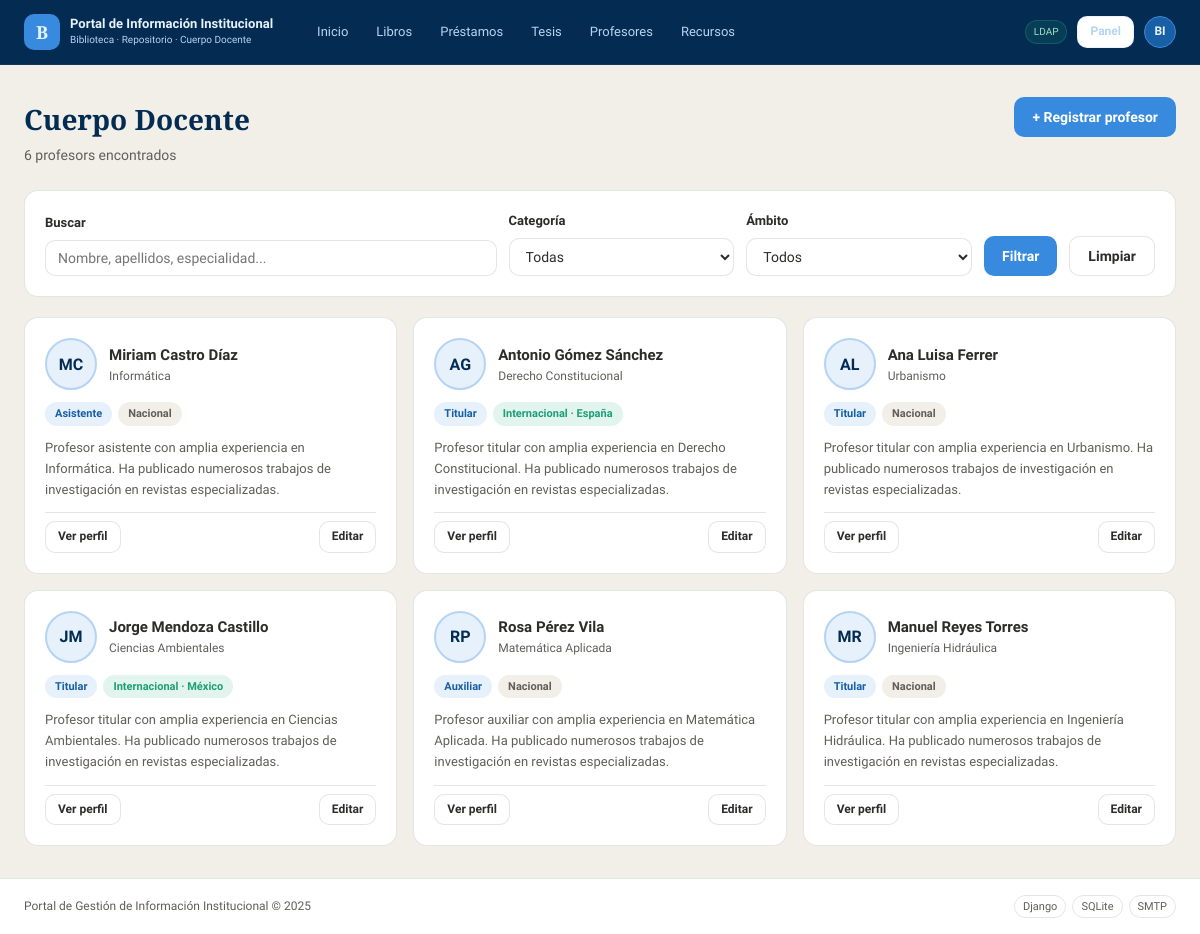
/biblioteca/profesores/ (signed in), run on the app's committed database.
### biblioteca/models.py (models this page shows, shortened)
class Profesor(models.Model):
    CATEGORIA_CHOICES = [
        ('titular',    'Titular'),
        ('auxiliar',   'Auxiliar'),
        ('asistente',  'Asistente'),
        ('instructor', 'Instructor'),
    ]
    AMBITO_CHOICES = [
        ('nacional',       'Nacional'),
        ('internacional',  'Internacional'),
    ]
    nombre        = models.CharField(max_length=200)
    apellidos     = models.CharField(max_length=200)
    categoria     = models.CharField(max_length=20, choices=CATEGORIA_CHOICES,
                                      default='titular')
    ambito        = models.CharField(max_length=20, choices=AMBITO_CHOICES,
                                      default='nacional')
    pais          = models.CharField(max_length=100, blank=True,
                                      verbose_name='País (si es internacional)')
    especialidad  = models.CharField(max_length=200)
    biografia     = models.TextField(blank=True, verbose_name='Biografía')
    email         = models.EmailField(blank=True)
    foto          = models.ImageField(upload_to='profesores/', null=True, blank=True)
    activo        = models.BooleanField(default=True)
    fecha_registro = models.DateTimeField(auto_now_add=True)
    class Meta:
        verbose_name        = 'Profesor'
        verbose_name_plural = 'Profesores'
        ordering            = ['apellidos', 'nombre']
    def nombre_completo(self):
        return f'{self.nombre} {self.apellidos}'
    def iniciales(self):
        partes = self.nombre.split() + self.apellidos.split()
        return ''.join(p[0] for p in partes[:2]).upper()

### biblioteca/views.py (the view)
# urls.py: path('profesores/',                       views.profesor_list,      name='profesor_list'),
@login_required
def profesor_list(request):
    profesores = Profesor.objects.filter(activo=True)
    q         = request.GET.get('q', '')
    categoria = request.GET.get('categoria', '')
    ambito    = request.GET.get('ambito', '')
    if q:
        profesores = profesores.filter(
            Q(nombre__icontains=q)       |
            Q(apellidos__icontains=q)    |
            Q(especialidad__icontains=q)
        )
    if categoria:
        profesores = profesores.filter(categoria=categoria)
    if ambito:
        profesores = profesores.filter(ambito=ambito)
    return render(request, 'biblioteca/profesor_list.html', {
        'profesores':        profesores,
        'total':             profesores.count(),
        'q':                 q,
        'categoria':         categoria,
        'ambito':            ambito,
        'categoria_choices': Profesor.CATEGORIA_CHOICES,
        'ambito_choices':    Profesor.AMBITO_CHOICES,
    })

### biblioteca/context_processors.py (called while the page is built, shortened)
def rol_usuario(request):
    if request.user.is_authenticated:
        rol = get_rol(request.user)
        return {
            'rol_usuario':        rol,
            'es_bibliotecario':   rol == 'bibliotecario' or request.user.is_staff,
            'es_estudiante':      rol == 'estudiante',
            'es_profesor':        rol == 'profesor',
            'es_visitante':       rol == 'visitante',
        }

### biblioteca/decoradores.py (called while the page is built)
def get_rol(user):
    try:
        return user.perfil.rol
    except PerfilUsuario.DoesNotExist:
        return 'visitante'

### templates/biblioteca/profesor_list.html (shortened to what this page needs)
{% extends 'base.html' %}
{% block content %}
<div class="page-header">
  <div>
    <h1 class="page-header__title">Cuerpo Docente</h1>
    <p class="page-header__sub">{{ total }} profesor{{ total|pluralize }} encontrado{{ total|pluralize }}</p>
  </div>
  {% if es_bibliotecario %}
    <a href="{% url 'biblioteca:profesor_crear' %}" class="btn btn--primary">+ Registrar profesor</a>
  {% endif %}
</div>
<div class="card" style="margin-bottom:1.25rem;">
  <form method="get" style="display:flex; gap:12px; flex-wrap:wrap; align-items:flex-end;">
    <div class="form-group" style="flex:2; margin:0;">
      <label>Buscar</label>
      <input type="text" name="q" value="{{ q }}"
             placeholder="Nombre, apellidos, especialidad..." class="form-control" />
    </div>
    <div class="form-group" style="flex:1; margin:0;">
      <label>Categoría</label>
      <select name="categoria" class="form-control">
        <option value="">Todas</option>
      </select>
    </div>
    <div class="form-group" style="flex:1; margin:0;">
      <label>Ámbito</label>
      <select name="ambito" class="form-control">
        <option value="">Todos</option>
      </select>
    </div>
    <button type="submit" class="btn btn--primary" style="height:40px;">Filtrar</button>
    <a href="{% url 'biblioteca:profesor_list' %}" class="btn btn--secondary" style="height:40px;">Limpiar</a>
  </form>
</div>
<div style="display:grid; grid-template-columns:repeat(auto-fill, minmax(280px,1fr)); gap:1rem;">
  {% for p in profesores %}
  <div class="card" style="display:flex; flex-direction:column; gap:12px;">
    <div style="display:flex; align-items:center; gap:12px;">
      {% if p.foto %}
        <img src="{{ p.foto.url }}" alt="{{ p.nombre_completo }}"
             style="width:52px; height:52px; border-radius:50%;
                    object-fit:cover; border:2px solid var(--borde); flex-shrink:0;">
      {% else %}
        <div style="width:52px; height:52px; border-radius:50%; flex-shrink:0;
                    background:var(--azul-fondo); border:2px solid var(--azul-palido);
                    display:flex; align-items:center; justify-content:center;
                    font-size:16px; font-weight:600; color:var(--azul-oscuro);">
          {{ p.iniciales }}
        </div>
      {% endif %}
      <div style="min-width:0;">
        <div style="font-weight:600; font-size:15px; color:var(--gris-texto);">
          {{ p.nombre_completo }}
        </div>
        <div style="font-size:12px; color:var(--gris-medio);">{{ p.especialidad }}</div>
      </div>
    </div>
    <div style="display:flex; gap:6px; flex-wrap:wrap;">
      <span class="badge badge--info">{{ p.get_categoria_display }}</span>
      {% if p.ambito == 'internacional' %}
        <span class="badge" style="background:var(--verde-fondo); color:var(--verde);">
          Internacional · {{ p.pais }}
        </span>
      {% else %}
        <span class="badge" style="background:var(--gris-fondo); color:var(--gris-medio);">
          Nacional
        </span>
      {% endif %}
    </div>
    {% if p.biografia %}
      <p style="font-size:13px; color:var(--gris-medio); line-height:1.6;
                display:-webkit-box; -webkit-line-clamp:3; line-clamp:3;
                -webkit-box-orient:vertical; overflow:hidden;">
        {{ p.biografia }}
      </p>
    {% endif %}
    <div style="display:flex; gap:8px; margin-top:auto; padding-top:8px;
                border-top:1px solid var(--borde);">
      <a href="{% url 'biblioteca:profesor_detail' p.pk %}"
         class="btn btn--secondary btn--sm">Ver perfil</a>
      {% if user.is_staff %}
        <a href="{% url 'biblioteca:profesor_editar' p.pk %}"
           class="btn btn--secondary btn--sm" style="margin-left:auto;">Editar</a>
      {% endif %}
    </div>
  </div>
  {% empty %}
  <div style="grid-column:1/-1; text-align:center; padding:3rem; color:var(--gris-medio);">
    No se encontraron profesores con esos criterios.
  </div>
  {% endfor %}
</div>
{% endblock %}

### templates/includes/navbar.html (shortened to what this page needs)
{% load static %}
<header class="navbar">
  <div class="navbar__inner">
    <a href="{% url 'home' %}" class="navbar__brand">
      <div class="navbar__logo">B</div>
      <div>
        <div class="navbar__title">Portal de Información Institucional</div>
        <div class="navbar__sub">Biblioteca · Repositorio · Cuerpo Docente</div>
      </div>
    </a>
    <nav class="navbar__nav">
      <a href="{% url 'home' %}" class="nav-link {% if request.resolver_match.url_name == 'home' %}nav-link--active{% endif %}">Inicio</a>
      <a href="{% url 'biblioteca:libro_list' %}" class="nav-link">Libros</a>
      <a href="{% url 'biblioteca:prestamo_list' %}" class="nav-link">Préstamos</a>
      <a href="{% url 'biblioteca:tesis_list' %}" class="nav-link">Tesis</a>
      <a href="{% url 'biblioteca:profesor_list' %}" class="nav-link">Profesores</a>
      <a href="{% url 'biblioteca:recurso_list' %}" class="nav-link">Recursos</a>
    </nav>
    <div class="navbar__auth">
      {% if user.is_authenticated %}
        <span class="ldap-badge">LDAP</span>
        {% if es_bibliotecario %}
          <a href="{% url 'biblioteca:panel' %}"
            class="btn btn--secondary btn--sm"
            style="color:var(--azul-palido); border-color:rgba(181,212,244,0.3);">
            Panel
          </a>
        {% endif %}
        <div class="user-menu">
          <div class="user-avatar">{{ user.username|slice:":2"|upper }}</div>
        </div>
      {% else %}
        <a href="{% url 'login' %}" class="btn btn--primary btn--sm">Iniciar sesión</a>
      {% endif %}
    </div>
  </div>
</header>

### static/css/main.css (style rules this page uses)
:root { --azul-oscuro: #042C53; --azul-medio: #0C447C; --azul: #185FA5; --azul-claro: #378ADD; --azul-palido: #B5D4F4; --azul-fondo: #E6F1FB; --verde: #1D9E75; --verde-fondo: #E1F5EE; --rojo: #E24B4A; --rojo-fondo: #FCEBEB; --ambar: #EF9F27; --ambar-fondo: #FAEEDA; --gris-texto: #2C2C2A; --gris-medio: #5F5E5A; --gris-suave: #B4B2A9; --gris-fondo: #F1EFE8; --blanco: #ffffff; --borde: rgba(44,44,42,0.12); --sombra: 0 1px 4px rgba(0,0,0,0.08); --radio-sm: 6px; --radio-md: 10px; --radio-lg: 14px; --radio-pill: 999px; --fuente-titulo: 'Playfair Display', Georgia, serif; --fuente-cuerpo: 'Source Sans 3', system-ui, sans-serif; }
*, *::before, *::after { box-sizing: border-box; margin: 0; padding: 0; }
html { font-size: 16px; }
body { font-family: var(--fuente-cuerpo); background: var(--gris-fondo); color: var(--gris-texto); line-height: 1.6; min-height: 100vh; display: flex; flex-direction: column; }
a { color: var(--azul-claro); text-decoration: none; }
.navbar { background: var(--azul-oscuro); position: sticky; top: 0; z-index: 100; border-bottom: 1px solid rgba(255,255,255,0.06); }
.navbar__inner { max-width: 1280px; margin: 0 auto; padding: 0 1.5rem; height: 64px; display: flex; align-items: center; gap: 2rem; }
.navbar__brand { display: flex; align-items: center; gap: 10px; text-decoration: none; flex-shrink: 0; }
.navbar__logo { width: 36px; height: 36px; border-radius: var(--radio-md); background: var(--azul-claro); display: flex; align-items: center; justify-content: center; font-family: var(--fuente-titulo); font-size: 18px; font-weight: 700; color: var(--azul-fondo); }
.navbar__title { font-size: 13px; font-weight: 600; color: var(--azul-fondo); line-height: 1.2; }
.navbar__sub { font-size: 10px; color: var(--azul-palido); font-weight: 300; }
.navbar__nav { display: flex; align-items: center; gap: 4px; flex: 1; }
.nav-link { font-size: 13px; color: var(--azul-palido); font-weight: 400; padding: 6px 12px; border-radius: var(--radio-pill); transition: background 0.15s, color 0.15s; }
.navbar__auth { display: flex; align-items: center; gap: 10px; margin-left: auto; }
.ldap-badge { font-size: 10px; color: #9FE1CB; background: rgba(29,158,117,0.15); border: 1px solid rgba(29,158,117,0.35); padding: 3px 8px; border-radius: var(--radio-pill); }
.user-menu { position: relative; }
.user-avatar { width: 32px; height: 32px; border-radius: 50%; background: var(--azul); border: 1px solid var(--azul-claro); display: flex; align-items: center; justify-content: center; font-size: 12px; font-weight: 600; color: var(--azul-fondo); cursor: pointer; user-select: none; }
.btn { display: inline-flex; align-items: center; gap: 6px; padding: 9px 18px; border-radius: var(--radio-md); font-size: 14px; font-weight: 600; font-family: var(--fuente-cuerpo); cursor: pointer; border: none; transition: opacity 0.15s, transform 0.1s; text-decoration: none; }
.btn--primary { background: var(--azul-claro); color: var(--blanco); }
.btn--secondary { background: var(--blanco); color: var(--gris-texto); border: 1px solid var(--borde); }
.btn--sm { padding: 5px 12px; font-size: 12px; }
.card { background: var(--blanco); border: 1px solid var(--borde); border-radius: var(--radio-lg); padding: 1.25rem; }
.badge { font-size: 11px; font-weight: 600; padding: 3px 10px; border-radius: var(--radio-pill); display: inline-block; }
.badge--info { background: var(--azul-fondo); color: var(--azul); }
.form-group { margin-bottom: 1.25rem; }
.form-group label { display: block; font-size: 13px; font-weight: 600; color: var(--gris-texto); margin-bottom: 0.4rem; }
.form-group input, .form-group select, .form-group textarea { width: 100%; padding: 9px 12px; border: 1px solid var(--borde); border-radius: var(--radio-md); font-size: 14px; font-family: var(--fuente-cuerpo); color: var(--gris-texto); background: var(--blanco); transition: border-color 0.15s; }
.page-header { display: flex; align-items: flex-start; justify-content: space-between; margin-bottom: 1.5rem; }
.page-header__title { font-family: var(--fuente-titulo); font-size: 28px; font-weight: 700; color: var(--azul-oscuro); }
.page-header__sub { font-size: 14px; color: var(--gris-medio); margin-top: 2px; }

### data on the page
Profesor: iniciales "MC", nombre_completo "Miriam Castro Díaz", especialidad "Informática", categoria "Asistente", ambito "Nacional", biografia "Profesor asistente con amplia experiencia en Informática. Ha publicado numerosos trabajos de investigación en revistas especializadas."
Profesor: iniciales "AG", nombre_completo "Antonio Gómez Sánchez", especialidad "Derecho Constitucional", categoria "Titular", pais "España", biografia "Profesor titular con amplia experiencia en Derecho Constitucional. Ha publicado numerosos trabajos de investigación en revistas especializadas."
Profesor: iniciales "AL", nombre_completo "Ana Luisa Ferrer", especialidad "Urbanismo", categoria "Titular", ambito "Nacional", biografia "Profesor titular con amplia experiencia en Urbanismo. Ha publicado numerosos trabajos de investigación en revistas especializadas."
Profesor: iniciales "JM", nombre_completo "Jorge Mendoza Castillo", especialidad "Ciencias Ambientales", categoria "Titular", pais "México", biografia "Profesor titular con amplia experiencia en Ciencias Ambientales. Ha publicado numerosos trabajos de investigación en revistas especializadas."
Profesor: iniciales "RP", nombre_completo "Rosa Pérez Vila", especialidad "Matemática Aplicada", categoria "Auxiliar", ambito "Nacional", biografia "Profesor auxiliar con amplia experiencia en Matemática Aplicada. Ha publicado numerosos trabajos de investigación en revistas especializadas."
Profesor: iniciales "MR", nombre_completo "Manuel Reyes Torres", especialidad "Ingeniería Hidráulica", categoria "Titular", ambito "Nacional", biografia "Profesor titular con amplia experiencia en Ingeniería Hidráulica. Ha publicado numerosos trabajos de investigación en revistas especializadas."

### other printed values
{{ user.username|slice:":2"|upper }} "BI"
{{ total }} "6"
